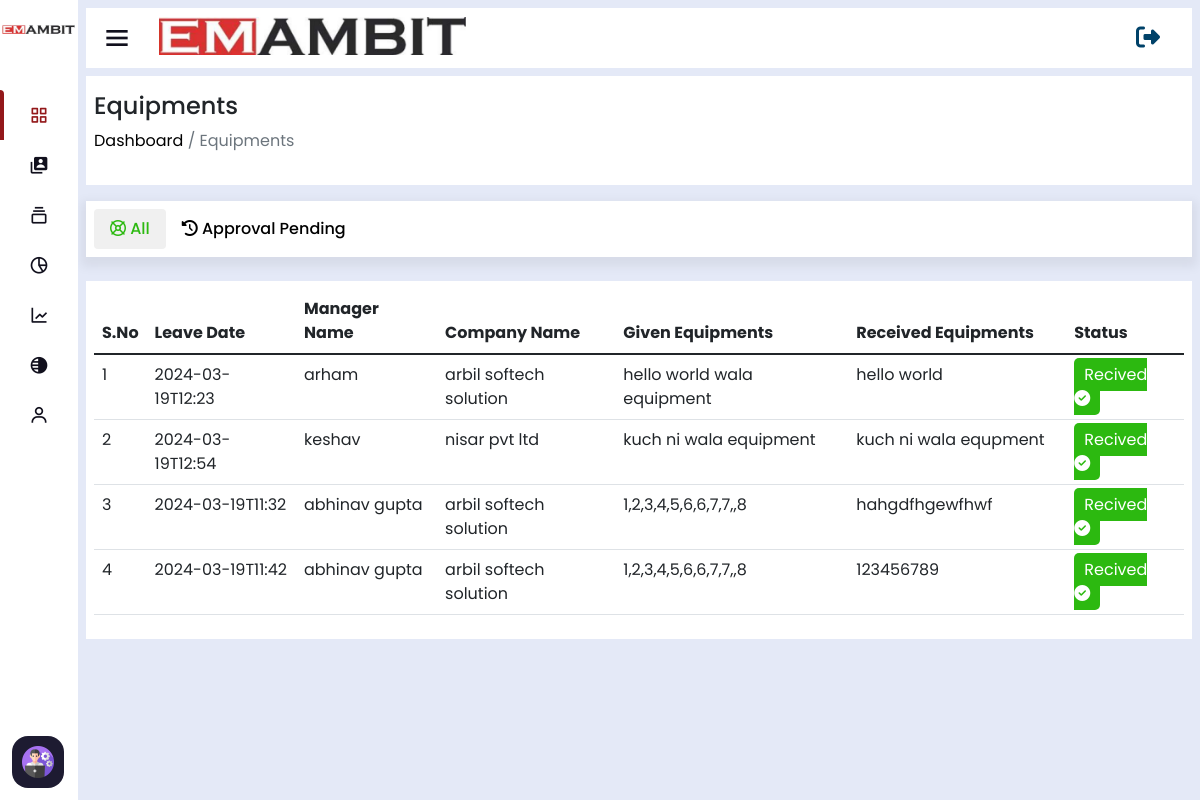
Screenshot of /equipment-page/ (signed in) with the database file from the repository.
### home/models.py (models this page shows, shortened)
class AssignEngineer(models.Model):
    company_name=models.ForeignKey(ClientCompanyInfo,on_delete=models.CASCADE)
    manager_name=models.ForeignKey(CustomUser,on_delete=models.CASCADE,related_name='manager_assignments',default=None)
    engineer_one=models.ForeignKey(CustomUser,on_delete=models.CASCADE, null=True,blank=True,related_name='engineer_one_assignments')
    engineer_two=models.ForeignKey(CustomUser,on_delete=models.CASCADE,null=True,blank=True, related_name='engineer_two_assignments')
    engineer_three=models.ForeignKey(CustomUser,on_delete=models.CASCADE,null=True,blank=True, related_name='engineer_three_assignments')
    visit_purpose=models.CharField(max_length=254)
    machine_type=models.CharField(max_length=254)
    leave_date=models.CharField(max_length=254)
    reach_date=models.CharField(max_length=254)
    travel_by=models.ForeignKey(AddTravelBy,on_delete=models.CASCADE)
    timestampt=models.DateTimeField(auto_now_add=True,null=True,blank=True)
    ending_date=models.CharField(max_length=100,null=True,blank=True,default='Work on Progress')
    work_status=models.CharField(max_length=100,blank=True,null=True,default='Doing')
    project_link=models.CharField(max_length=1000,null=True,blank=True)
    download_link=models.CharField(max_length=254,null=True,blank=True)
    equipment = models.TextField(max_length=1000,null=True,blank=True)
    recived_equipment=models.TextField(max_length=1000,null=True,blank=True)
    recived_date=models.CharField(max_length=100,null=True,blank=True)

class CustomUser(AbstractUser):
    username = None
    email = models.EmailField(unique=True)
    user_phone = models.CharField(max_length=50,unique=True)
    user_address=models.CharField(max_length=50)
    user_gender=models.CharField(max_length=50)
    user_status=models.CharField(max_length=100,null=True,blank=True,default='Engineer')
    total_cost=models.IntegerField(default=0,null=True,blank=True)
    visible_password=models.CharField(max_length=254,null=True,blank=True)
    attendance_status=models.CharField(max_length=250,null=True,blank=True,default="A")
    USERNAME_FIELD = 'email'
    REQUIRED_FIELDS = []
    objects = CustomUserManager()

class ClientCompanyInfo(models.Model):
    company_name=models.CharField(max_length=200)
    company_phone=models.CharField(max_length=20)
    contact_person=models.CharField(max_length=250)
    company_email=models.CharField(max_length=254)
    company_gst=models.CharField(max_length=50)
    company_address=models.CharField(max_length=254)
    timestampt=models.DateTimeField(auto_now_add=True,null=True,blank=True)
    def __str__(self) -> str:
        return self.company_name

### home/views.py (the view)
# urls.py: path('equipment-page/',equipment_view),
@login_required(login_url='/login')
def equipment_view(request):
    equipment_object=AssignEngineer.objects.all()
    equipment_data=[]
    for i in equipment_object:
        if (i.equipment is not None and i.equipment !='') and (i.recived_equipment is  None or i.recived_equipment =='') :
            equipment_data.append(i)
    print(len(equipment_data),'was length')
    recived_equipment=[]
    for j in equipment_object:
        if j.recived_equipment is not None and j.recived_equipment !='':
            recived_equipment.append(j)
    print(len(recived_equipment),'is recived equpment')
    return render(request,'equipment-page.html',{'equipment_data':equipment_data,'recived_equipment':recived_equipment})

### home/templates/equipment-page.html (shortened to what this page needs)
<!DOCTYPE html>
<html lang="en" dir="ltr">
<head>
    {% include 'header-links.html' %}
<body>
    {% include 'header.html' %}
    {% if user.is_authenticated and user.is_superuser %}
    <section class="nav-section">
        {% include 'subtitle.html' %}
        <div class="breadcum">
            <h2>Equipments</h2>
            <p> <a href="/"> Dashboard</a> / Equipments</p>
        </div>
        <div class="project-list-links">
            <div class="links p-2">
                <ul class="nav nav-pills" id="pills-tab" role="tablist">
                    <li class="nav-item" role="presentation" >
                      <div class="nav-link active" id="pills-home-tab" data-bs-toggle="pill" data-bs-target="#pills-home" role="tab" aria-controls="pills-home" aria-selected="true"><i class="fa-regular fa-life-ring"></i> All </div>
                    </li>
                    <li class="nav-item" role="presentation">
                      <div class="nav-link" id="pills-pending-tab" data-bs-toggle="pill" data-bs-target="#pills-pending" role="tab" aria-controls="pills-pending" aria-selected="false"><i class="fa-solid fa-clock-rotate-left"></i> Approval Pending</div>
                    </li>
                </ul>
            </div>
            <div>
                <div  class="tab-content project-cards-main mt-4 p-2" id="pills-tabContent">
                    <div class="tab-pane fade show active" id="pills-home" role="tabpanel" aria-labelledby="pills-home-tab">
                        <div class="assign-engineer-table overflow-auto editable-table" style="background: white;">
                            <div class="row">
                              <div class="col-md-12">
                                <table class="table large-table">
                                    <thead>
                                        <tr>
                                          <th scope="col">S.No</th>
                                          <th scope="col">Leave Date</th>
                                          <th scope="col">Manager Name</th>
                                          <th scope="col">Company Name</th>
                                          <th scope="col">Given Equipments</th>
                                          <th scope="col">Received Equipments</th>
                                          <th scope="col">Status</th>
                                        </tr>
                                    </thead>
                                    <tbody>
                                        {% for i in recived_equipment %}
                                        <tr>
                                          <td>{{forloop.counter}}</td>
                                          <td>{{i.leave_date}}</td>
                                          <td>{{i.manager_name.first_name}}</td>
                                          <td>{{i.company_name}}</td>
                                          <td>{{i.equipment}}</td>
                                          <td style="width: 20%;">
                                            {{i.recived_equipment}}
                                          </td>
                                          <td class="receive-btn">
                                            <a href="javascript:void(0)">Recived <i class="fa-solid fa-circle-check"></i></a>
                                          </td>
                                        </tr>
                                        {% endfor %}
                                    </tbody>
                                </table>
                              </div>
                            </div>
                        </div>
                    </div>
                </div>
            </div>
        </div>
    </section>
    {% else %}
    <script>
        window.location.href = '/page-note-found'
    </script>
    {% endif %}
</body>
</html>

### home/static/assets/css/sidebar.css (style rules this page uses)
* { margin: 0; padding: 0; box-sizing: border-box; font-family: 'Poppins', sans-serif; }
.nav-section { position: relative; background: #E4E9F7; min-height: 100vh; left: 260px; width: calc(100% - 260px); transition: all 0.5s ease; }
.sidebar.close~.nav-section { left: 78px; width: calc(100% - 78px); }

### home/static/assets/css/style.css (style rules this page uses)
* { margin: 0; padding: 0; box-sizing: border-box; font-family: "Poppins" , sans-serif; text-decoration: none; }
a { text-decoration: none !important; }
:root { --main-bg : #E4E9F7; --light-white: #f0f0f0; --light-white-p: #6c757d; --color-anchor: #0d6efd; --color-blue: #4d8aff; --color-dark-blue: #004269; --color-blu : #4387c0; --color-blue-light : #00AAA9; --color-orange : orange; --color-green : rgb(44, 185, 16); }
.breadcum { background: white; padding: 1rem 0.5rem; margin-bottom: 1rem; }
.breadcum h2 { font-size: 1.5rem; }
.breadcum p { color: var(--light-white-p); }
.breadcum a { color: black; }
.project-list-links .links { display: flex; justify-content: space-between; align-items: center; background: white; position: sticky; top: 0; z-index: 2; box-shadow: 0px 5px 10px 5px rgba(0, 0, 0, 0.06) ; }
.project-list-links .nav-item .active { color: var(--color-green) !important; background-color: var(--light-white) !important; }
.project-list-links .nav-link { color: black !important; font-weight: 500; cursor: pointer; }
.project-cards-main { background: white; }
table { width: 100%; }
.large-table { min-width: 850px; }
.nav-section { padding: 0.5rem !important; }
table .receive-btn a , table .receive-btn button { background: var(--color-green); color: white; padding: 5px 10px; border-radius: 5px; border: none; outline: none; }

### rows the page displays
AssignEngineer: leave_date "2024-03-19T12:23", manager_name.first_name "arham", company_name "arbil softech solution", equipment "hello world wala equipment", recived_equipment "hello world"
AssignEngineer: leave_date "2024-03-19T12:54", manager_name.first_name "keshav", company_name "nisar pvt ltd", equipment "kuch ni wala equipment", recived_equipment "kuch ni wala equpment"
AssignEngineer: leave_date "2024-03-19T11:32", manager_name.first_name "abhinav gupta", company_name "arbil softech solution", equipment "1,2,3,4,5,6,6,7,7,,8", recived_equipment "hahgdfhgewfhwf"
AssignEngineer: leave_date "2024-03-19T11:42", manager_name.first_name "abhinav gupta", company_name "arbil softech solution", equipment "1,2,3,4,5,6,6,7,7,,8", recived_equipment "123456789"
